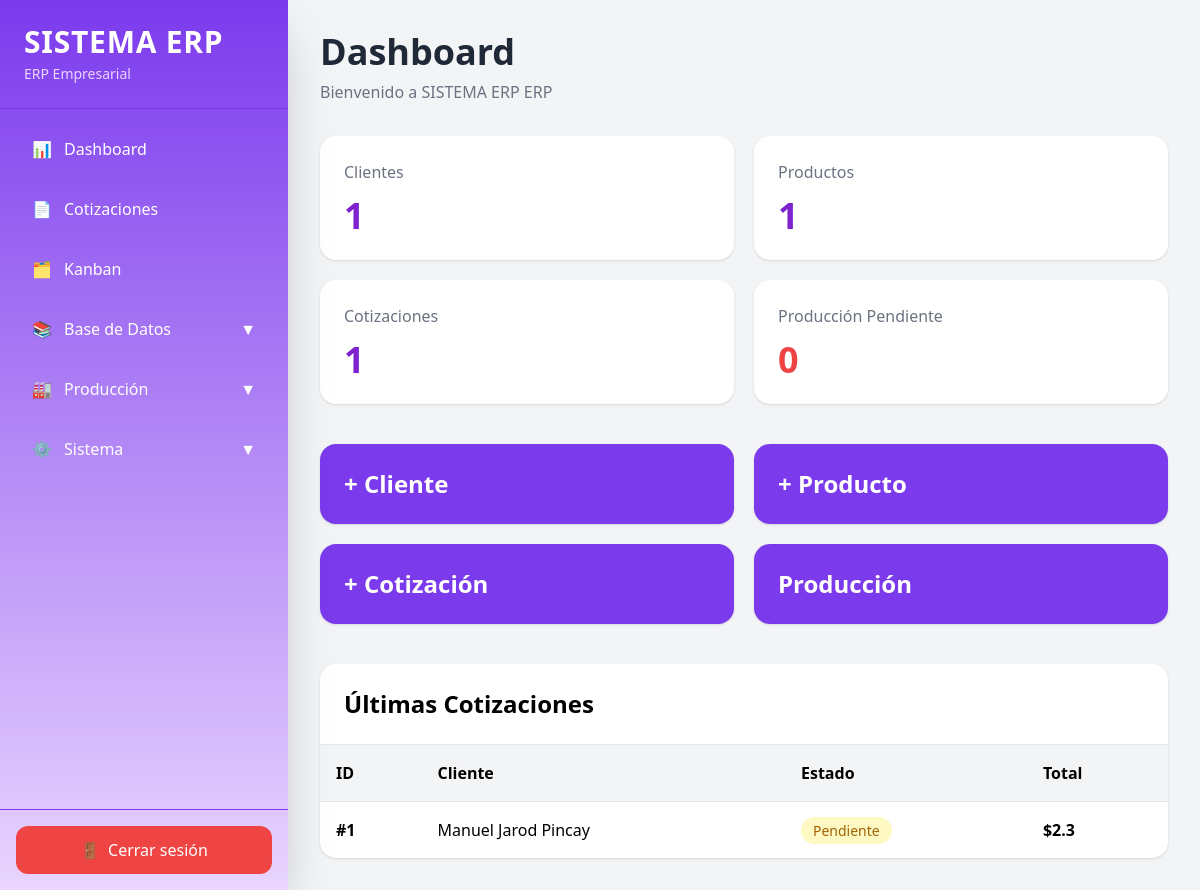
Page / (signed in) on the earlier database version.
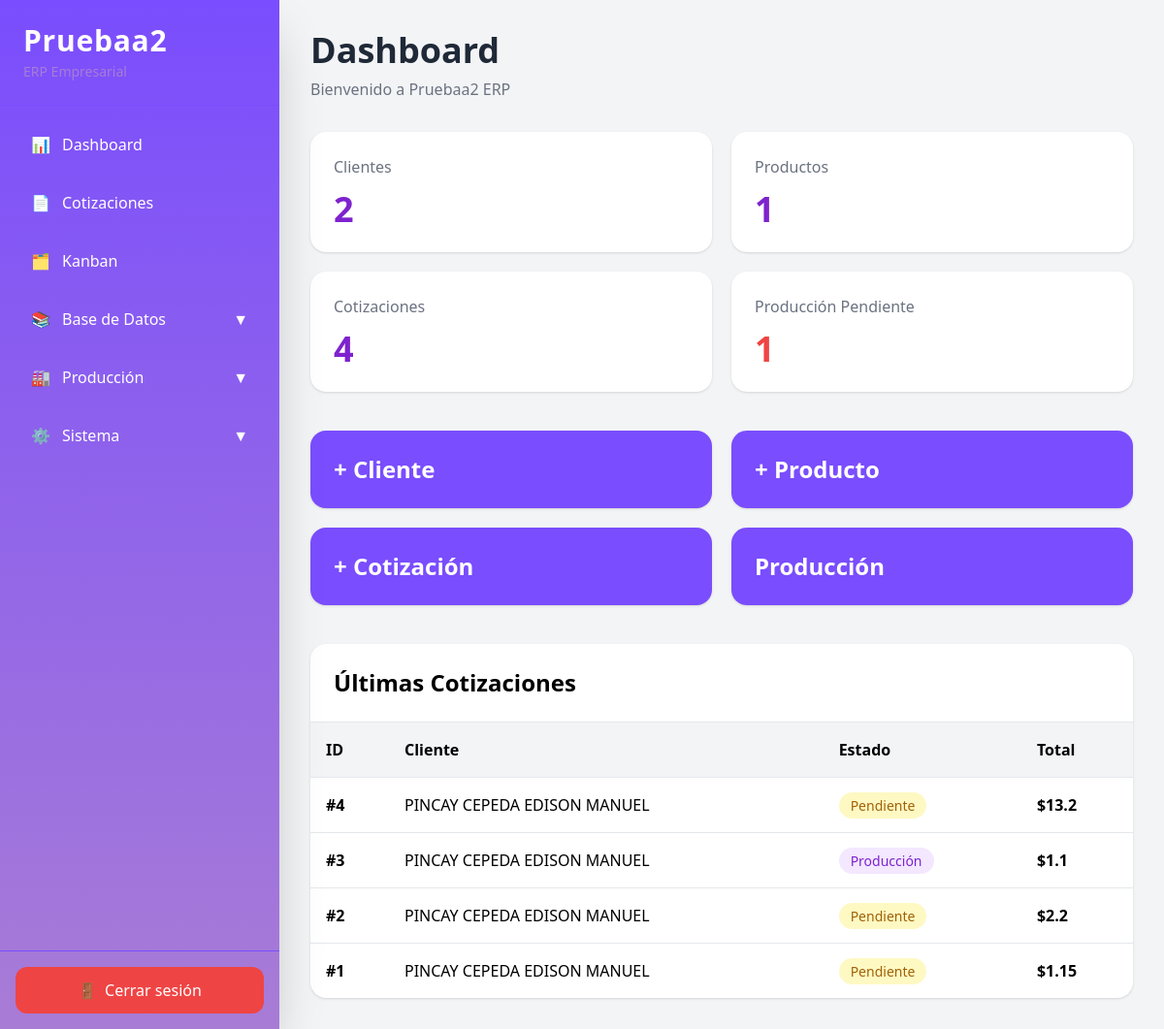
Same page on the later database version.
### app/models/quotation.py (models this page shows)
class Quotation(Base):
    __tablename__ = "quotations"
    id = Column(Integer, primary_key=True)
    client_id = Column(
        Integer,
        ForeignKey("clients.id")
    )
    subtotal = Column(Float)
    discount = Column(Float)
    iva = Column(Float)
    total = Column(Float)
    status = Column(String)
    delivery_date = Column(Date)
    design_file = Column(String)
    created_at = Column(
        DateTime,
        default=datetime.utcnow
    )
    client = relationship("Client")
    items = relationship(
    "QuotationItem"
)

### app/models/client.py (models this page shows)
class Client(Base):
    __tablename__ = "clients"
    id = Column(Integer, primary_key=True, index=True)
    name = Column(String)
    company = Column(String)
    ruc_ci = Column(String)
    phone = Column(String)
    email = Column(String)
    address = Column(Text)
    client_type = Column(String)
    observations = Column(Text)

### app/models/company_config.py (models this page shows)
class CompanyConfig(Base):
    __tablename__ = "company_config"
    id = Column(Integer, primary_key=True)
    company_name = Column(String, default="SISTEMA ERP")
    logo = Column(String, nullable=True)
    primary_color = Column(String, default="#7C3AED")
    secondary_color = Column(String, default="#E9D5FF")
    accent_color = Column(String, default="#4C1D95")
    font_color = Column(String, default="#333333")
    quotation_validity_days = Column(Integer, default=15)
    quotation_footer_text = Column(String, default="Gracias por confiar en SISTEMA ERP.")
    iva_default = Column(Integer, default=19)
    created_at = Column(DateTime, default=datetime.now)
    updated_at = Column(DateTime, default=datetime.now, onupdate=datetime.now)

### app/routes/dashboard.py (the view)
@router.get(
    "/",
    response_class=HTMLResponse
)
async def dashboard(
    request: Request,
    db: Session = Depends(get_db)
):
    user = login_required(request)
    if isinstance(user, RedirectResponse):
        return user
    total_clients = db.query(Client).count()
    total_products = db.query(Product).count()
    total_quotations = db.query(Quotation).count()
    production_pending = db.query(
    ProductionOrder
).filter(
    ProductionOrder.status.in_([
        "pendiente",
        "diseño",
        "produccion",
        "empacado"
    ])
).count()
    recent_quotations = db.query(
        Quotation
    ).order_by(
        Quotation.id.desc()
    ).limit(5).all()
    config = db.query(CompanyConfig).first()
    company_name = config.company_name if config else "SISTEMA ERP"
    return templates.TemplateResponse(
        request=request,
        name="dashboard.html",
        context={
            "total_clients": total_clients,
            "total_products": total_products,
            "total_quotations": total_quotations,
            "production_pending": production_pending,
            "recent_quotations": recent_quotations,
            "company_name": company_name
        }
    )

### app/templates/dashboard.html
{% extends 'base.html' %}
{% block content %}
<div class="mb-8">
    <h1 class="text-2xl md:text-4xl font-bold text-gray-800">
        Dashboard
    </h1>
    <p class="text-gray-500 mt-2">
        Bienvenido a {{ company_name }} ERP
    </p>
</div>
<div class="grid grid-cols-1 md:grid-cols-2 xl:grid-cols-4 gap-5 mb-10">
    <div class="bg-white rounded-2xl shadow p-6">
        <div class="text-gray-500">
            Clientes
        </div>
        <div class="text-2xl md:text-4xl font-bold mt-3 text-purple-700">
            {{ total_clients }}
        </div>
    </div>
    <div class="bg-white rounded-2xl shadow p-6">
        <div class="text-gray-500">
            Productos
        </div>
        <div class="text-2xl md:text-4xl font-bold mt-3 text-purple-700">
            {{ total_products }}
        </div>
    </div>
    <div class="bg-white rounded-2xl shadow p-6">
        <div class="text-gray-500">
            Cotizaciones
        </div>
        <div class="text-2xl md:text-4xl font-bold mt-3 text-purple-700">
            {{ total_quotations }}
        </div>
    </div>
    <div class="bg-white rounded-2xl shadow p-6">
        <div class="text-gray-500">
            Producción Pendiente
        </div>
        <div class="text-2xl md:text-4xl font-bold mt-3 text-red-500">
            {{ production_pending }}
        </div>
    </div>
</div>
<div class="grid grid-cols-1 md:grid-cols-2 xl:grid-cols-4 gap-5 mb-10">
    <a
        href="/clients/new"
        class="bg-purple-700 hover:bg-purple-800 text-white p-6 rounded-2xl shadow"
    >
        <div class="text-2xl font-bold">
            + Cliente
        </div>
    </a>
    <a
        href="/products/new"
        class="bg-purple-700 hover:bg-purple-800 text-white p-6 rounded-2xl shadow"
    >
        <div class="text-2xl font-bold">
            + Producto
        </div>
    </a>
    <a
        href="/quotations/new"
        class="bg-purple-700 hover:bg-purple-800 text-white p-6 rounded-2xl shadow"
    >
        <div class="text-2xl font-bold">
            + Cotización
        </div>
    </a>
    <a
        href="/production/"
        class="bg-purple-700 hover:bg-purple-800 text-white p-6 rounded-2xl shadow"
    >
        <div class="text-2xl font-bold">
            Producción
        </div>
    </a>
</div>
<div class="bg-white rounded-2xl shadow overflow-hidden">
    <div class="p-6 border-b">
        <h2 class="text-2xl font-bold">
            Últimas Cotizaciones
        </h2>
    </div>
    <table class="w-full">
        <thead class="bg-gray-100">
            <tr>
                <th class="text-left p-4">
                    ID
                </th>
                <th class="text-left p-4">
                    Cliente
                </th>
                <th class="text-left p-4">
                    Estado
                </th>
                <th class="text-left p-4">
                    Total
                </th>
            </tr>
        </thead>
        <tbody>
            {% for quotation in recent_quotations %}
            <tr class="border-t">
                <td class="p-4 font-bold">
                    #{{ quotation.id }}
                </td>
                <td class="p-4">
                    {{ quotation.client.name }}
                </td>
                    <td class="p-4">
                        {% if quotation.status == 'pendiente' %}
                        <span class="bg-yellow-100 text-yellow-700 px-3 py-1 rounded-full text-sm">
                            Pendiente
                        </span>
                        {% elif quotation.status == 'aprobada' %}
                        <span class="bg-blue-100 text-blue-700 px-3 py-1 rounded-full text-sm">
                            Aprobada
                        </span>
                        {% elif quotation.status == 'produccion' %}
                        <span class="bg-purple-100 text-purple-700 px-3 py-1 rounded-full text-sm">
                            Producción
                        </span>
                        {% elif quotation.status == 'enviada' %}
                        <span class="bg-orange-100 text-orange-700 px-3 py-1 rounded-full text-sm">
                            Enviada
                        </span>
                        {% elif quotation.status == 'entregada' %}
                        <span class="bg-green-100 text-green-700 px-3 py-1 rounded-full text-sm">
                            Entregada
                        </span>
                        {% else %}
                        <span class="bg-gray-100 text-gray-700 px-3 py-1 rounded-full text-sm">
                            {{ quotation.status }}
                        </span>
                        {% endif %}
                    </td>
                <td class="p-4 font-bold">
                    ${{ quotation.total }}
                </td>
            </tr>
            {% endfor %}
        </tbody>
    </table>
</div>
{% endblock %}

### app/templates/base.html (shortened to what this page needs)
<!doctype html>
<html lang="es">
  <head>
    {% set global_config = inject_global_config() %}
    <script src="https://cdn.tailwindcss.com"></script>
    {% set _cfg = inject_global_config() %}
  </head>
  <body class="bg-gray-100">
    <div class="flex min-h-screen w-full">
      <aside
        id="sidebar"
        class="shrink-0 fixed md:sticky top-0 z-50 md:z-auto w-72 h-screen bg-gradient-to-b from-purple-900 to-purple-800 text-white flex flex-col shadow-2xl transform -translate-x-full md:translate-x-0 transition-transform duration-300"
      >
        <div class="p-6 border-b border-purple-700">
          <h1 class="text-2xl md:text-3xl font-bold tracking-wide">
            {{ global_config.config.company_name if global_config.config else
            "SISTEMA ERP" | truncate(10, True) }}
          </h1>
          <div class="text-purple-200 text-sm mt-1">ERP Empresarial</div>
        </div>
        <nav class="flex-1 p-4 space-y-3 overflow-y-auto">
          <a
            href="/"
            class="flex items-center gap-3 px-4 py-3 rounded-xl hover:bg-purple-700 transition"
          >
            <span> 📊 </span>
            <span> Dashboard </span>
          </a>
          <a
            href="/quotations"
            class="flex items-center gap-3 px-4 py-3 rounded-xl hover:bg-purple-700 transition"
          >
            <span> 📄 </span>
            <span> Cotizaciones </span>
          </a>
          <a
            href="/production/kanban"
            class="flex items-center gap-3 px-4 py-3 rounded-xl hover:bg-purple-700 transition"
          >
            <span> 🗂️ </span>
            <span> Kanban </span>
          </a>
          <div>
            <button
              onclick="toggleSidebarMenu('databaseMenu')"
              class="w-full flex justify-between items-center px-4 py-3 rounded-xl hover:bg-purple-700 transition"
            >
              <div class="flex items-center gap-3">
                <span> 📚 </span>
                <span> Base de Datos </span>
              </div>
              <span> ▼ </span>
            </button>
          </div>
          <div>
            <button
              onclick="toggleSidebarMenu('productionMenu')"
              class="w-full flex justify-between items-center px-4 py-3 rounded-xl hover:bg-purple-700 transition"
            >
              <div class="flex items-center gap-3">
                <span> 🏭 </span>
                <span> Producción </span>
              </div>
              <span> ▼ </span>
            </button>
          </div>
          <div>
            <button
              onclick="toggleSidebarMenu('systemMenu')"
              class="w-full flex justify-between items-center px-4 py-3 rounded-xl hover:bg-purple-700 transition"
            >
              <div class="flex items-center gap-3">
                <span> ⚙️ </span>
                <span> Sistema </span>
              </div>
              <span> ▼ </span>
            </button>
          </div>
        </nav>
        <div class="p-4 border-t border-purple-700">
          <a
            href="/logout"
            class="flex items-center justify-center gap-2 bg-red-500 hover:bg-red-600 text-white px-4 py-3 rounded-xl transition"
          >
            <span> 🚪 </span>
            <span> Cerrar sesión </span>
          </a>
        </div>
      </aside>
      <main class="flex-1 p-4 pt-24 md:pt-8 md:p-8 overflow-x-hidden">
        {% block content %} {% endblock %}
      </main>
    </div>
  </body>
</html>

Differences in the rows shown:
added CompanyConfig: config "Pruebaa2", company_name "Pruebaa2"
added Quotation: id "4", client.name "PINCAY CEPEDA EDISON MANUEL", status "Pendiente", total "13.2"
added Quotation: id "3", client.name "PINCAY CEPEDA EDISON MANUEL", status "Producción", total "1.1"
added Quotation: id "2", client.name "PINCAY CEPEDA EDISON MANUEL", status "Pendiente", total "2.2"
changed Quotation id 1: client.name "Manuel Jarod Pincay" → "PINCAY CEPEDA EDISON MANUEL"; total "2.3" → "1.15"
Other differences:
{{ total_clients }}: "1" → "2"
{{ total_quotations }}: "1" → "4"
{{ production_pending }}: "0" → "1"
{{ company_name }}: "SISTEMA ERP" → (not shown)
text no longer shown: "SISTEMA ERP"
